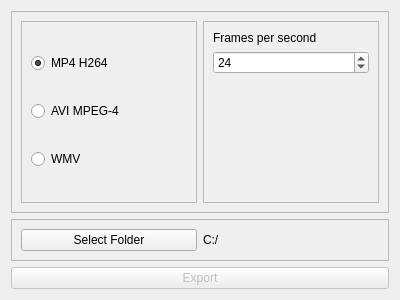
<?xml version="1.0" encoding="UTF-8"?>
<ui version="4.0">
 <class>ffmpegExport</class>
 <widget class="QWidget" name="ffmpegExport">
  <property name="geometry">
   <rect>
    <x>0</x>
    <y>0</y>
    <width>400</width>
    <height>300</height>
   </rect>
  </property>
  <property name="windowTitle">
   <string>Form</string>
  </property>
  <layout class="QVBoxLayout" name="verticalLayout_2">
   <item>
    <widget class="QFrame" name="frame_2">
     <property name="frameShape">
      <enum>QFrame::StyledPanel</enum>
     </property>
     <property name="frameShadow">
      <enum>QFrame::Raised</enum>
     </property>
     <layout class="QHBoxLayout" name="horizontalLayout">
      <item>
       <widget class="QFrame" name="frame">
        <property name="frameShape">
         <enum>QFrame::StyledPanel</enum>
        </property>
        <property name="frameShadow">
         <enum>QFrame::Raised</enum>
        </property>
        <layout class="QVBoxLayout" name="verticalLayout">
         <item>
          <widget class="QRadioButton" name="mp4RadioBtn">
           <property name="text">
            <string>MP4 H264</string>
           </property>
           <property name="checked">
            <bool>true</bool>
           </property>
          </widget>
         </item>
         <item>
          <widget class="QRadioButton" name="aviRadioButton">
           <property name="text">
            <string>AVI MPEG-4</string>
           </property>
          </widget>
         </item>
         <item>
          <widget class="QRadioButton" name="vmwRadioBtn">
           <property name="text">
            <string>WMV</string>
           </property>
          </widget>
         </item>
        </layout>
       </widget>
      </item>
      <item>
       <widget class="QFrame" name="frame_3">
        <property name="frameShape">
         <enum>QFrame::StyledPanel</enum>
        </property>
        <property name="frameShadow">
         <enum>QFrame::Raised</enum>
        </property>
        <layout class="QVBoxLayout" name="verticalLayout_3">
         <item>
          <widget class="QLabel" name="label">
           <property name="text">
            <string>Frames per second</string>
           </property>
          </widget>
         </item>
         <item>
          <widget class="QSpinBox" name="fpsSpinbox">
           <property name="minimum">
            <number>1</number>
           </property>
           <property name="value">
            <number>24</number>
           </property>
          </widget>
         </item>
         <item>
          <spacer name="verticalSpacer">
           <property name="orientation">
            <enum>Qt::Vertical</enum>
           </property>
           <property name="sizeHint" stdset="0">
            <size>
             <width>20</width>
             <height>40</height>
            </size>
           </property>
          </spacer>
         </item>
        </layout>
       </widget>
      </item>
     </layout>
    </widget>
   </item>
   <item>
    <widget class="QFrame" name="frame_4">
     <property name="frameShape">
      <enum>QFrame::StyledPanel</enum>
     </property>
     <property name="frameShadow">
      <enum>QFrame::Raised</enum>
     </property>
     <layout class="QHBoxLayout" name="horizontalLayout_2">
      <item>
       <widget class="QPushButton" name="selectFolderBtn">
        <property name="enabled">
         <bool>true</bool>
        </property>
        <property name="text">
         <string>Select Folder</string>
        </property>
       </widget>
      </item>
      <item>
       <widget class="QLabel" name="folderLabel">
        <property name="text">
         <string>C:/</string>
        </property>
       </widget>
      </item>
     </layout>
    </widget>
   </item>
   <item>
    <widget class="QPushButton" name="exportVideoBtn">
     <property name="enabled">
      <bool>false</bool>
     </property>
     <property name="text">
      <string>Export</string>
     </property>
    </widget>
   </item>
  </layout>
 </widget>
 <resources/>
 <connections/>
</ui>
